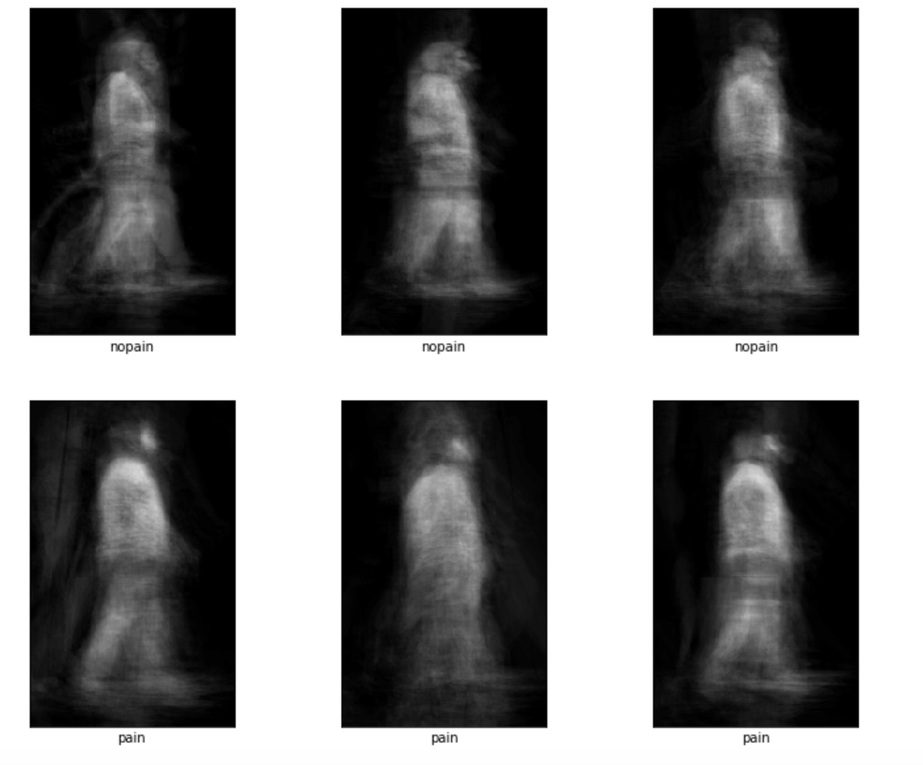
#> input picture images/nopain_v_pain.png, 923 x 765 px, shrunk from 1398 x 1158 before the run
$ python make_gei.py ../images
#> lines starting #> are read from the running program, lines starting #| are printed output that depends on the picture
import argparse
import numpy as np
import cv2
import glob
import matplotlib
matplotlib.use('TkAgg')
import matplotlib.pyplot as plt

DESCRIPTION = '''
    Given a series of segmentation masks in the directory vibe_out, generate a Gait Energy
    Image (GEI).
    '''

def read_frames(dir, start, end):
#> called with dir = '../images', start = 0, end = -1
    file_list = glob.glob('{}/*.png'.format(dir))
    frames = []
    for f in sorted(file_list):
        print(f)
        frame = cv2.imread(f)
#> frame is the input picture: shape (765, 923, 3); mean B, G, R 127.6, 127.6, 127.6
        frames.append(frame)
    if end < 0:
        end = len(frames)
#> end = 2
    return frames[start:end]

def plot_statistics(frames):
    stats = []
    for frame in frames:
        frame_total = np.sum(frame) / 255.
        stats.append(frame_total)
    plt.plot(stats)
    plt.show()

def parse_args():
    parser = argparse.ArgumentParser(description=DESCRIPTION)
    parser.add_argument('input_dir', help='The directory containing a sequence of .png files')
    parser.add_argument('--start_frame', default=0, type=int,
                        help='Frame number to start reading from (default: 0)')
    parser.add_argument('--end_frame', default=-1, type=int,
                        help='Frame number to finish reading from; negative numbers mean read up to the end (default: -1)')
    args = parser.parse_args()
    return args

if __name__ == '__main__':
    args = parse_args()

    frames = read_frames(args.input_dir, args.start_frame, args.end_frame)
#> frames = 2 items
    plot_statistics(frames)
#> the loop in plot_statistics, `for frame in frames:` made 2 passes
#> frame_total on passes 1 to 2: 1059706.3, 24532.2
#> after the loop in plot_statistics, `for frame in frames:`: stats = [1059706.3, 24532.2]
#> in plot_statistics, `plt.show()`:
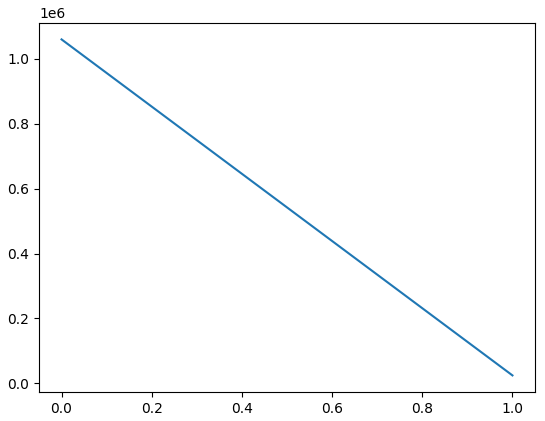
#> figure drawn by matplotlib, 1 panel
